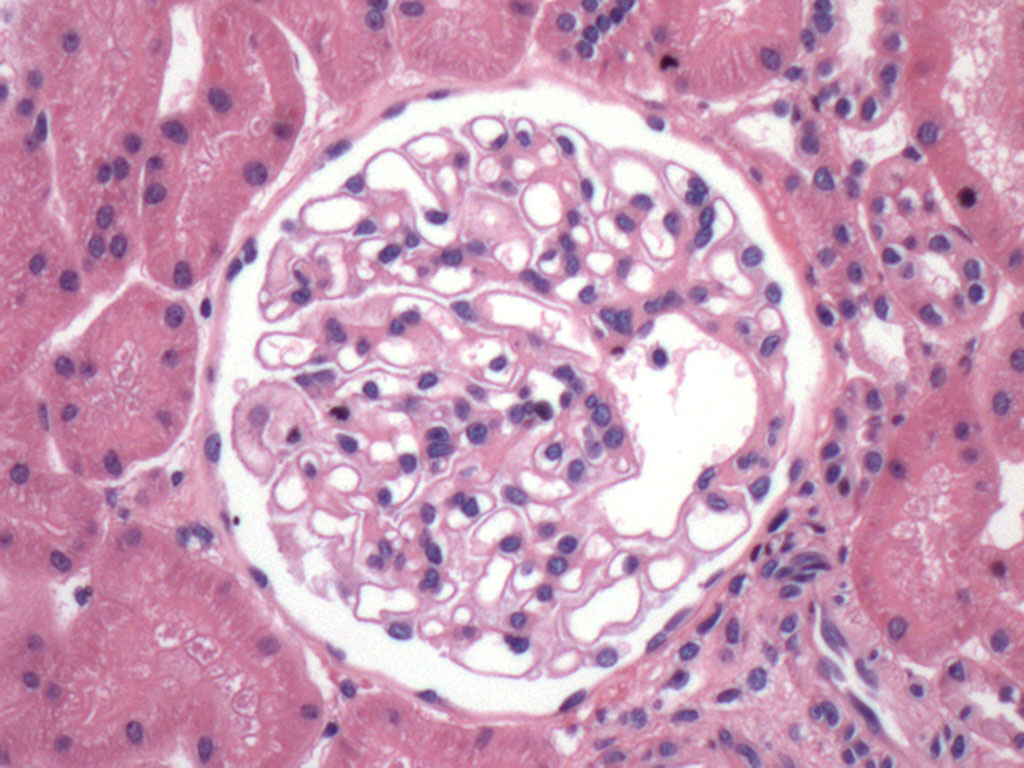
#> input picture image processing/img/z.jpg, 1024 x 768 px
$ python thresholdOtsu.py   (older library calls are emulated)
#> lines starting #> are read from the running program, lines starting #| are printed output that depends on the picture; after the words box and inside, x2 and y2 are one past the last pixel; in counts of white or black regions, pixels touching at a corner belong together
# -*- coding: utf-8 -*-
"""
Created on Mon Dec 08 21:39:01 2014

@author: gob

Threshod Otsu
Sckit-Image example

"""

import matplotlib.pyplot as plt
from PIL import Image
#from skimage import data
from skimage.filter import threshold_otsu, threshold_adaptive
import numpy as np

image = Image.open('img/z.jpg') #data.page()
#> image is the input picture: PIL image 1024x768 RGB; mean R, G, B 202.5, 155.8, 183.4
image = np.array(image.convert('L'))
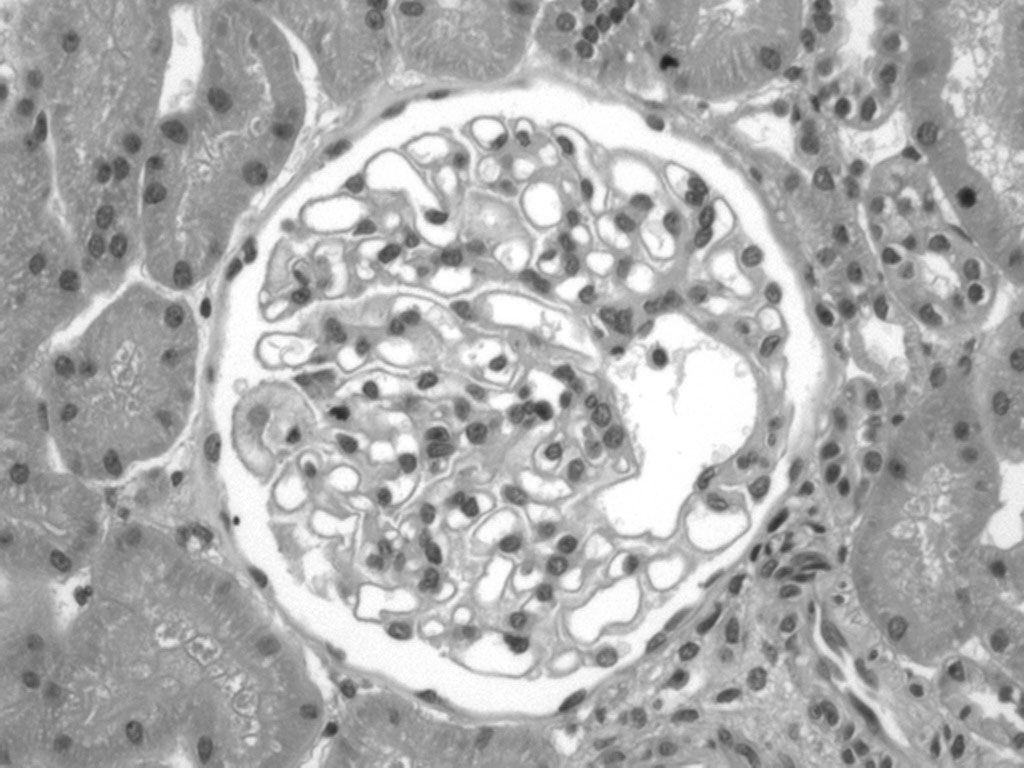
#> image: shape (768, 1024); min 23, max 255, mean 172.9


global_thresh = threshold_otsu(image)
#> global_thresh = 186
binary_global = image > global_thresh
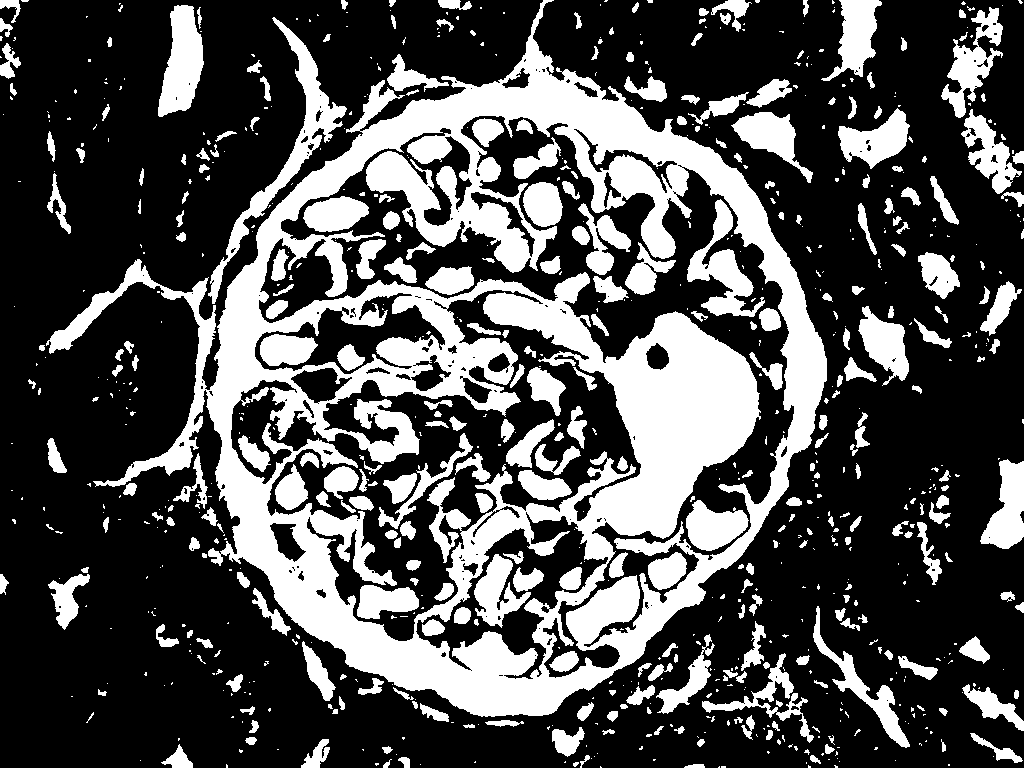
#> binary_global: shape (768, 1024) bool; 31.3% white; 826 white regions (506 under 20 px), largest, box (x1, y1, x2, y2) and area: (46, 0, 827, 717) 147997, (208, 17, 347, 304) 4708, (158, 5, 204, 117) 3277

block_size = 40
binary_adaptive = threshold_adaptive(image, block_size, offset=10)
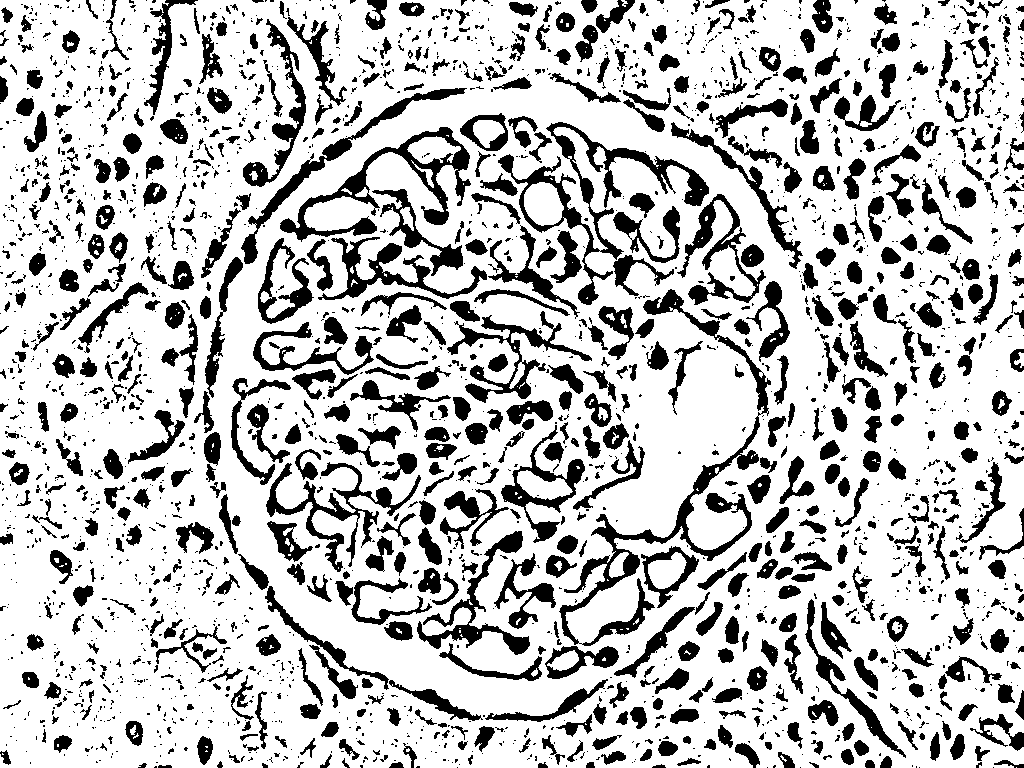
#> binary_adaptive: shape (768, 1024) bool; 76% white; 2499 black regions (1670 under 20 px), largest, box (x1, y1, x2, y2) and area: (559, 289, 771, 646) 7089, (498, 122, 709, 305) 5532, (280, 127, 471, 242) 4257

fig, axes = plt.subplots(nrows=3, figsize=(7, 8))
ax0, ax1, ax2 = axes
plt.gray()

ax0.imshow(image)
ax0.set_title('Image')

ax1.imshow(binary_global)
ax1.set_title('Global thresholding')

ax2.imshow(binary_adaptive)
ax2.set_title('Adaptive thresholding')

for ax in axes:
    ax.axis('off')

plt.show()
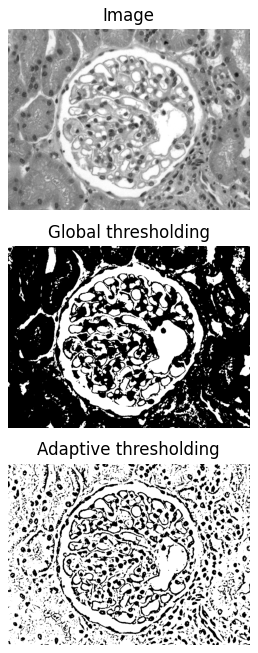
#> figure drawn by matplotlib, 3 panels

$ run again, with image processing/img/2.jpg copied over image processing/img/z.jpg
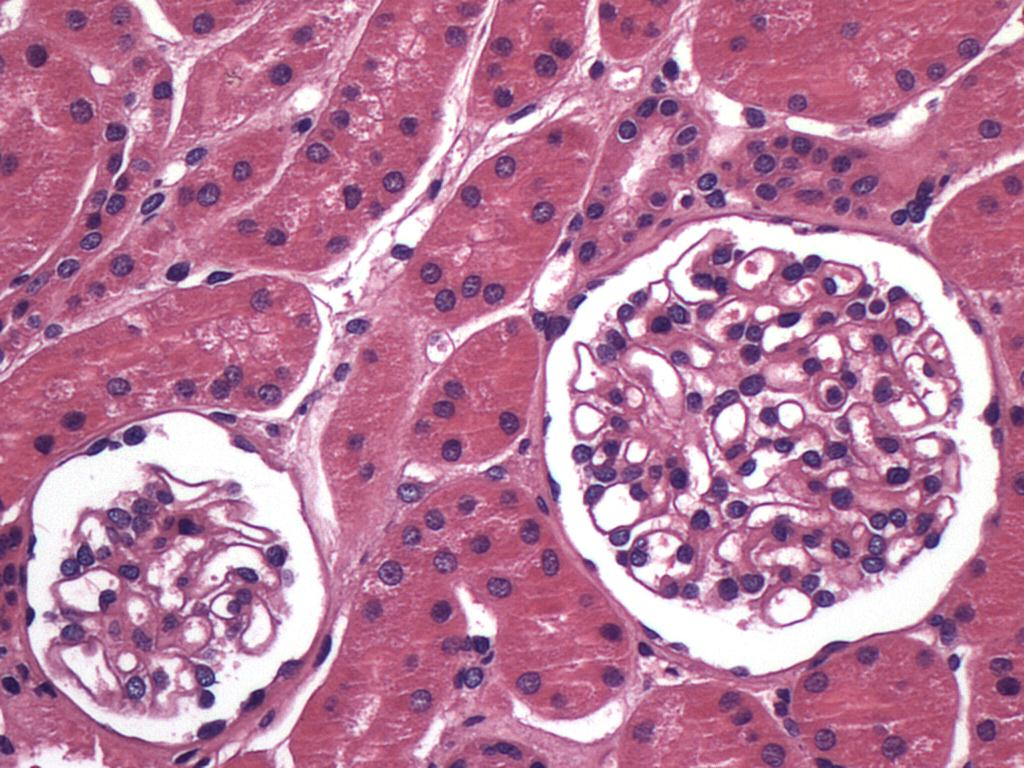
#> input picture image processing/img/2.jpg, 1024 x 768 px
#> image is the input picture: PIL image 1024x768 RGB; mean R, G, B 185.4, 125.3, 157.2
#> image: shape (768, 1024)
#> global_thresh = 173
#> `binary_global = image > global_thresh`:
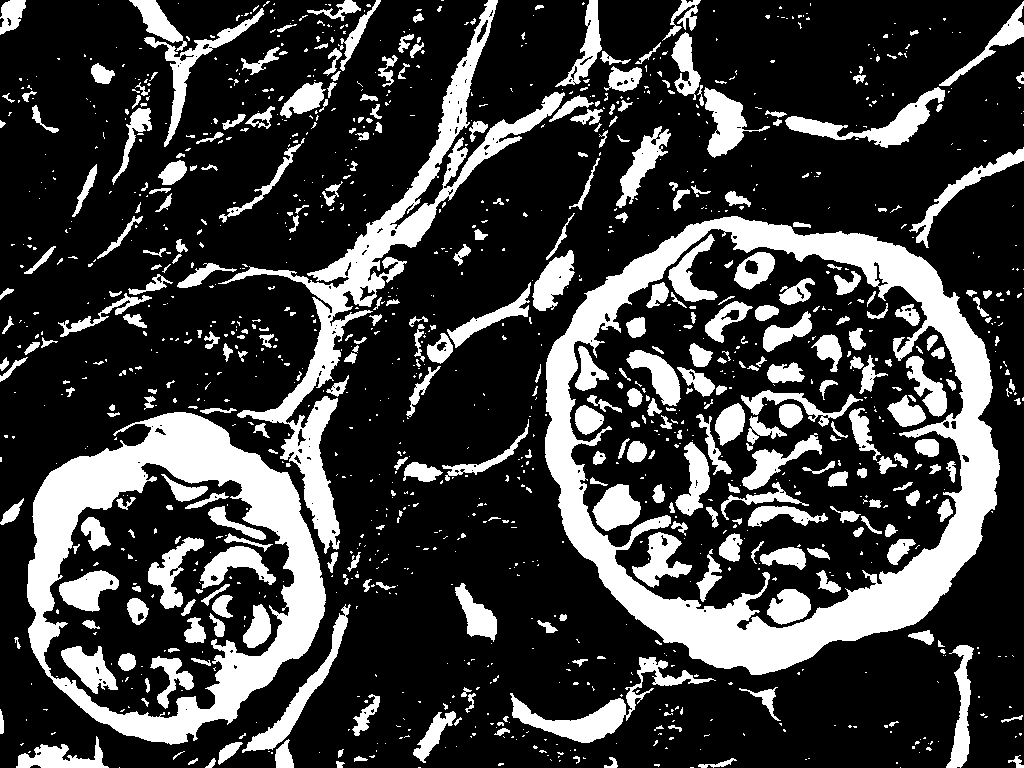
#> binary_global: shape (768, 1024) bool; 24.8% white; 1276 white regions (912 under 20 px), largest, box (x1, y1, x2, y2) and area: (545, 216, 1000, 675) 46033, (27, 412, 326, 745) 29765, (218, 0, 565, 554) 18616
#> binary_adaptive: shape (768, 1024) bool; 67.7% white; 3962 black regions (3102 under 20 px), largest, box (x1, y1, x2, y2) and area: (567, 228, 964, 546) 25421, (44, 507, 295, 720) 16008, (578, 211, 1013, 692) 10530
#> `plt.show()`:
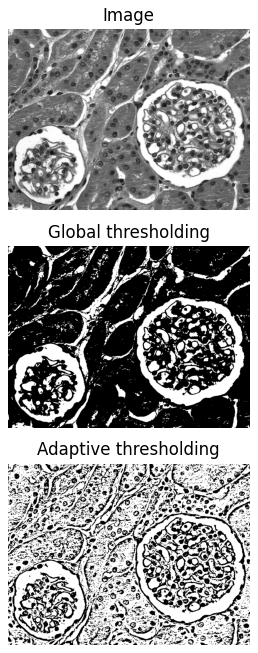
#> figure drawn by matplotlib, 3 panels

$ run again, with image processing/img/bordas.jpg copied over image processing/img/z.jpg
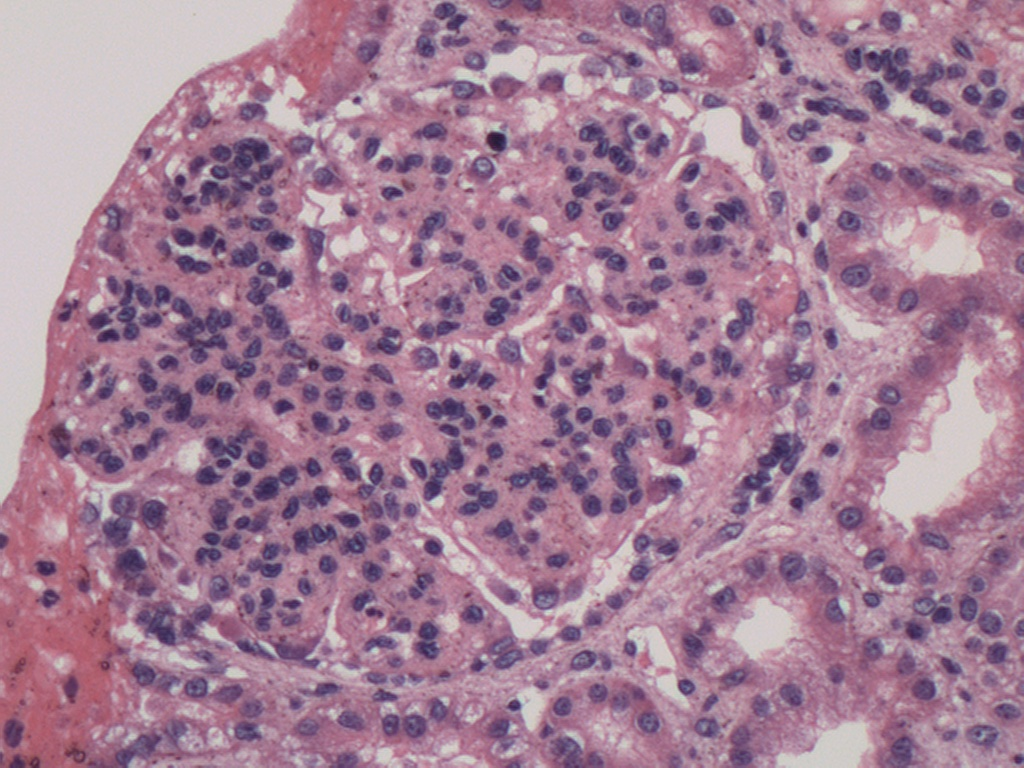
#> input picture image processing/img/bordas.jpg, 1024 x 768 px
#> image is the input picture: PIL image 1024x768 RGB; mean R, G, B 163.4, 127, 149.8
#> image: shape (768, 1024)
#> global_thresh = 143
#> `binary_global = image > global_thresh`:
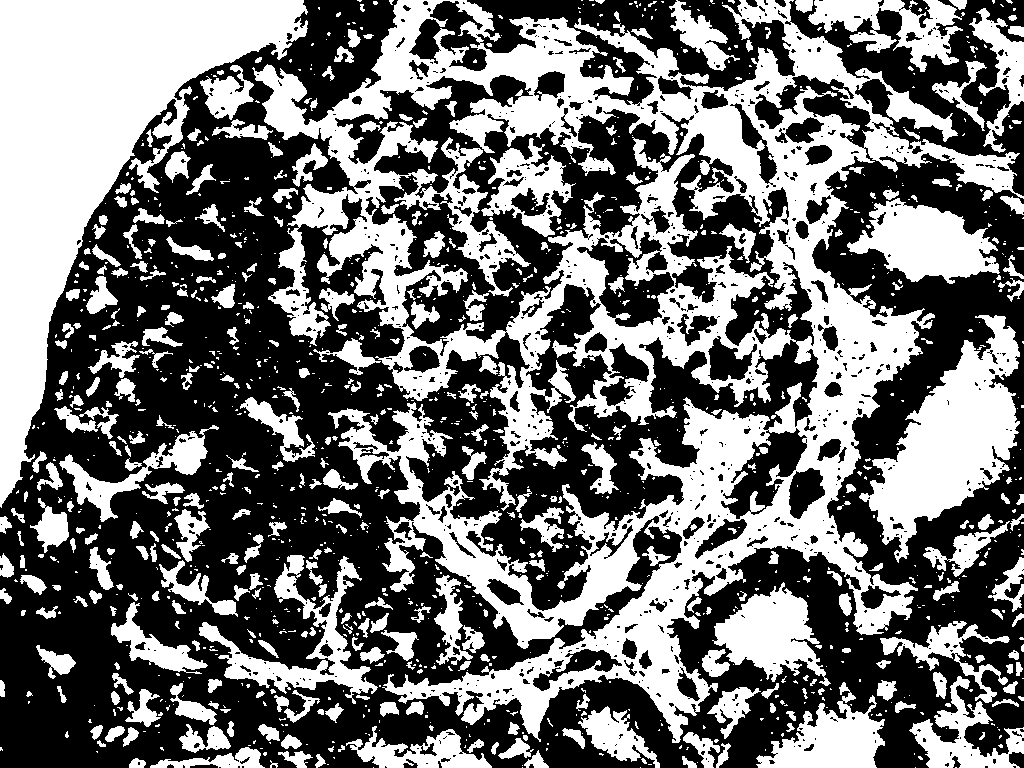
#> binary_global: shape (768, 1024) bool; 44.7% white; 1330 white regions (932 under 20 px), largest, box (x1, y1, x2, y2) and area: (252, 0, 1024, 743) 164845, (0, 0, 308, 508) 55281, (859, 315, 1020, 563) 17050
#> binary_adaptive: shape (768, 1024) bool; 74% white; 2978 black regions (1814 under 20 px), largest, box (x1, y1, x2, y2) and area: (19, 155, 143, 477) 3360, (131, 39, 285, 162) 2188, (154, 716, 241, 760) 1078
#> `plt.show()`:
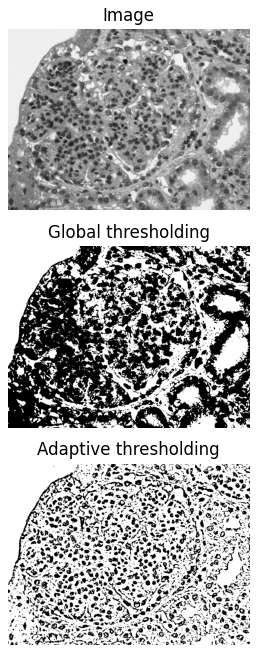
#> figure drawn by matplotlib, 3 panels
